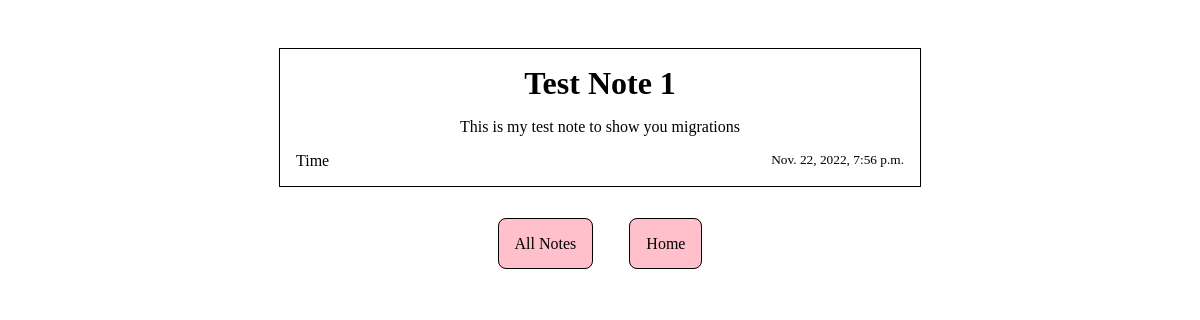
Screenshot of /notes-titles/1 with the database file from the repository.
### notes/models.py (models this page shows)
class MyNotes(models.Model):
    title = models.CharField(max_length=200)
    text = models.TextField()
    created = models.DateTimeField(auto_now_add=True)

### notes/views.py (the view)
# urls.py: path('notes-titles/<int:pk>', views.list_eachNote, name='notes.eachone'),
def list_eachNote(request, pk):
    try:
        each_note = MyNotes.objects.get(pk=pk)
        return render(request, 'texts_temp/one__note.html', {'note_num': each_note})
    except MyNotes.DoesNotExist:
        raise Http404("There is no this number for notes!")

### notes/templates/texts_temp/one__note.html (shortened to what this page needs)
<!DOCTYPE html>
<html lang="en">
	<head>
	</head>
	<body>
		<div class="note-box">
			<h1 id="note-title">{{note_num.title}}</h1>
			<p id="note-text">{{note_num.text}}</p>
			<p id="note-time-word">
				Time<small id="note-time">{{note_num.created}}</small>
			</p>
		</div>
		<div class="general-routeBox">
			<a href="{% url 'noteslistall.all' %}" class="general-routes"
				>All Notes</a
			>
			<a href="{% url 'app.mainpage' %}" class="general-routes">Home</a>
		</div>
	</body>
</html>

### notes/templates/texts_temp/one__note.html (style rules this page uses)
.note-box { text-align: center; margin: 3rem auto; width: 40rem; border: 1px solid black; }
#note-title { margin: 1rem auto; text-align: center; }
#note-text { margin: 1rem; }
#note-time-word { text-align: left; margin: 1rem; }
#note-time { float: right; }
.general-routeBox { text-align: center; margin: 3rem auto; width: 40rem; }
.general-routes { padding: 1rem; margin: 1rem; background-color: pink; text-decoration: none; color: black; border: 1px solid black; border-radius: 0.5rem; transition: all ease 1s; }

### rows the page displays
MyNotes: title "Test Note 1", text "This is my test note to show you migrations", created "Nov. 22, 2022, 7:56 p.m."
